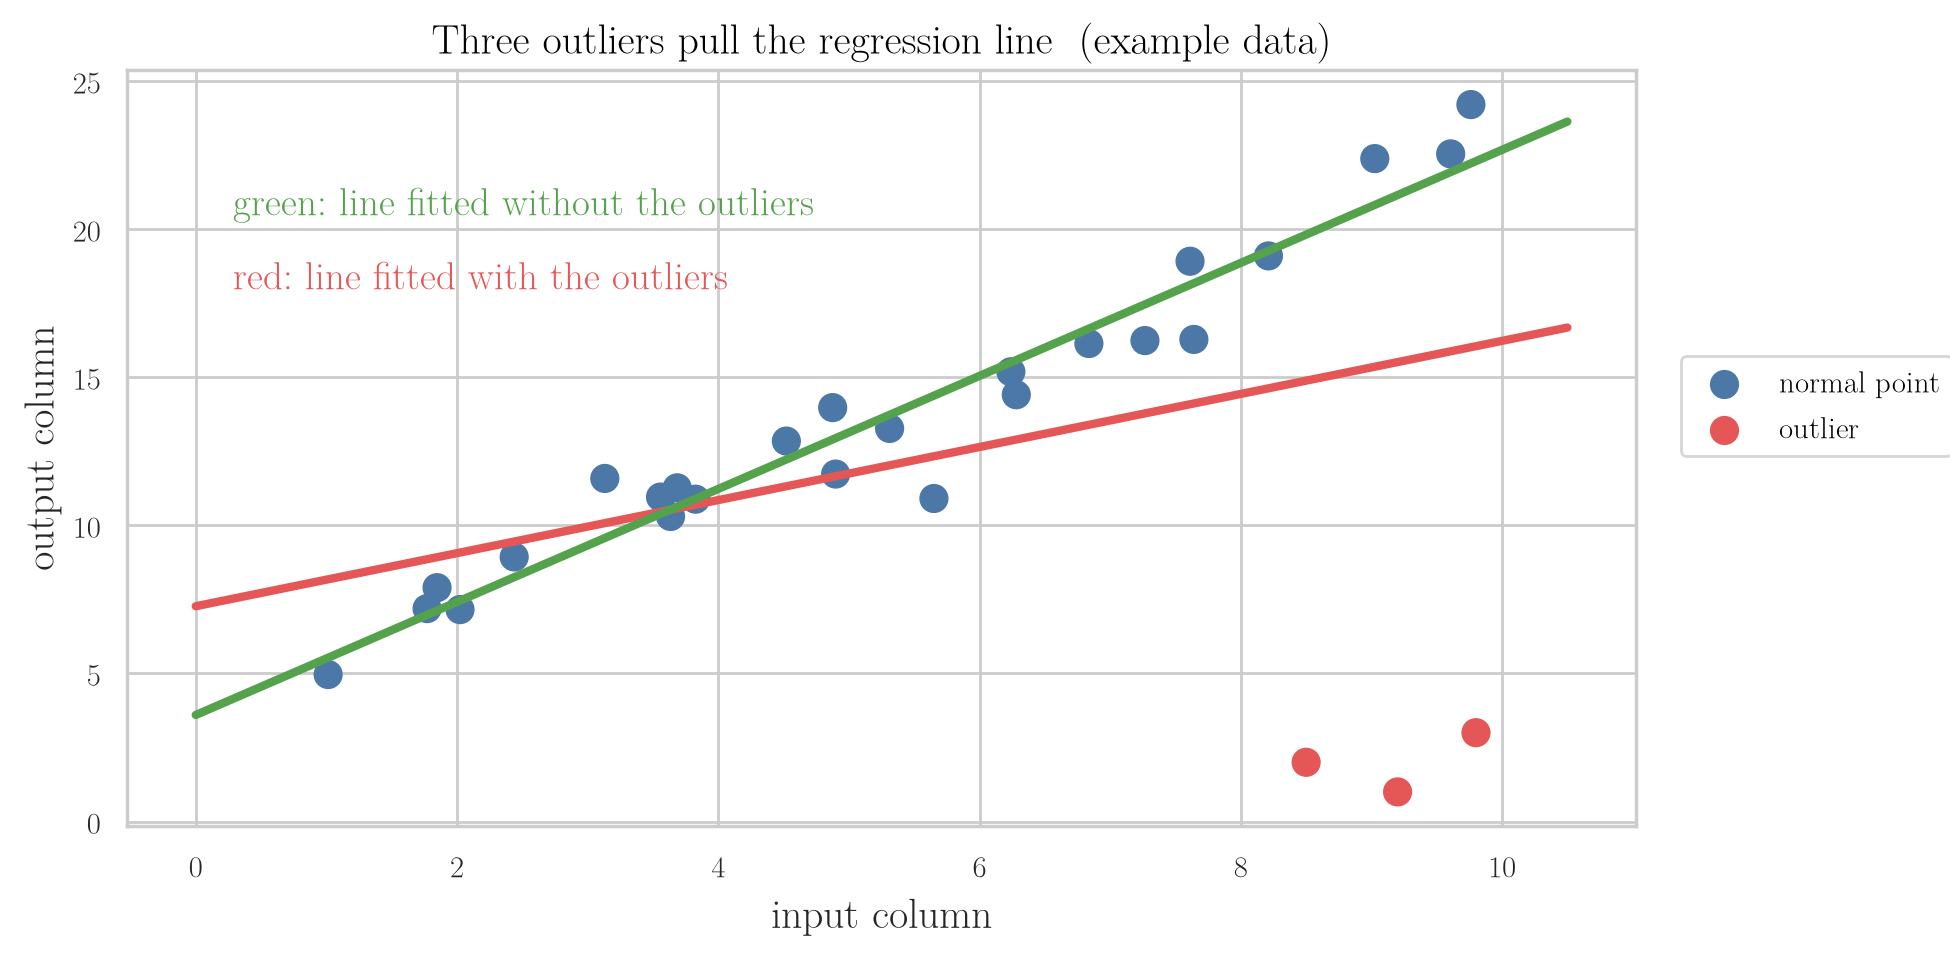

Here is the Python script that generated this plot:
"""A few outliers pull a linear regression line away from the main pattern. Example data."""
from pathlib import Path
import numpy as np
import pandas as pd
import seaborn as sns
import seaborn.objects as so

here = Path(__file__).parent
rng = np.random.default_rng(3)
x = rng.uniform(1, 10, 25)
y = 2 * x + 3 + rng.normal(0, 1.2, 25)
xo, yo = np.array([8.5, 9.2, 9.8]), np.array([2.0, 1.0, 3.0])   # three outliers
pts = pd.DataFrame({"x": np.r_[x, xo], "y": np.r_[y, yo],
                    "point": ["normal point"] * 25 + ["outlier"] * 3})

# Least-squares lines with and without the outliers
grid = np.linspace(0, 10.5, 50)
fit = lambda a, b: np.polyval(np.polyfit(a, b, 1), grid)
lines = pd.DataFrame({"x": np.r_[grid, grid],
                      "y": np.r_[fit(pts.x, pts.y), fit(x, y)],
                      "line": ["fitted with outliers"] * 50 + ["fitted without outliers"] * 50})

# Text labels next to each line, so the legend only lists the points
labels = pd.DataFrame({"x": [0.2, 0.2], "y": [21, 18.5],
                       "text": ["green: line fitted without the outliers", "red: line fitted with the outliers"]})

plot = (
    so.Plot()
    .add(so.Line(linewidth=3, color="#E45756"), data=lines[lines.line == "fitted with outliers"], x="x", y="y")
    .add(so.Line(linewidth=3, color="#54A24B"), data=lines[lines.line == "fitted without outliers"], x="x", y="y")
    .add(so.Text(fontsize=14, halign="left", color="#54A24B"), data=labels[:1], x="x", y="y", text="text")
    .add(so.Text(fontsize=14, halign="left", color="#E45756"), data=labels[1:], x="x", y="y", text="text")
    .add(so.Dot(pointsize=10), data=pts, x="x", y="y", color="point")
    .scale(color={"normal point": "#4C78A8", "outlier": "#E45756"})
    .label(x="input column", y="output column", color="",
           title="Three outliers pull the regression line  (example data)")
    .layout(size=(8.5, 5))
    .theme({**sns.axes_style("whitegrid"), "font.family": "Latin Modern Roman", "font.size": 14,
            "axes.titlesize": 15, "axes.labelsize": 15})
)
plot.save(here / "outlier_line.png", dpi=200, bbox_inches="tight")
plot.save(here / "outlier_line.pdf", bbox_inches="tight")
